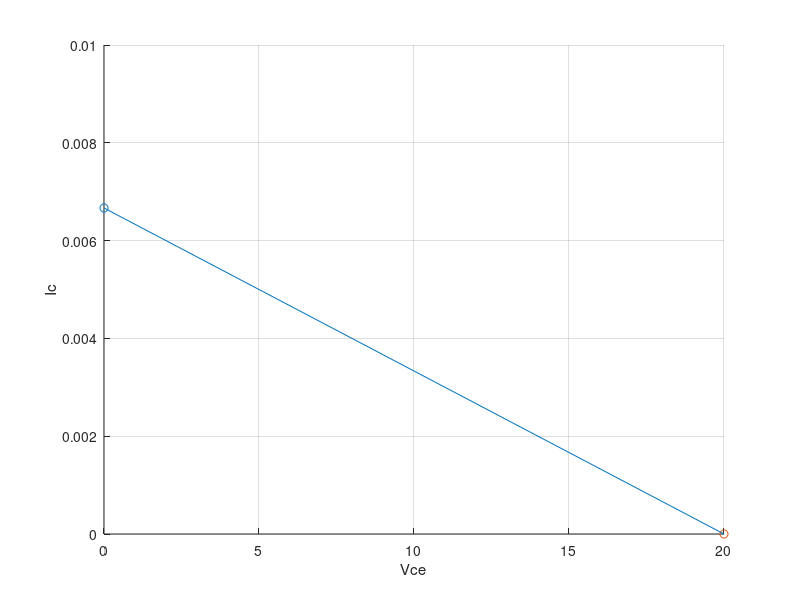
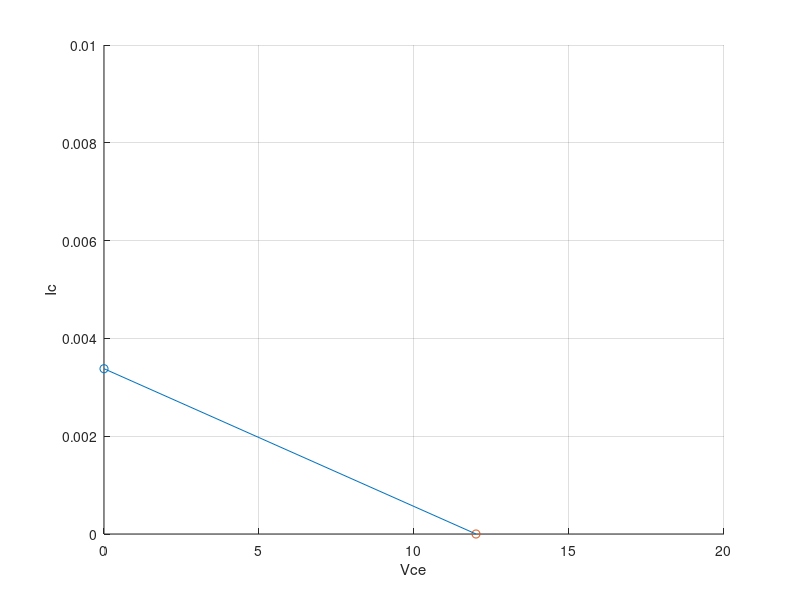

These charts were generated, in order, by the following MATLAB code:
clc; clear all ; close all;
%%
Vce = linspace(0,15,101);
Vcc = 20;Rc = 2000;Re = 1000;beta = 100:200;
Vbe = 0.7; Rb = 772000;


Ic = Vcc- Vce./(Rc);
Icsat = Vcc / (Rc+Re);
figure;scatter(0,Icsat);hold on;scatter(Vcc,0);xlim([0 20]);ylim([0 0.01]);grid on;hold on ;
plot([Vcc 0], [0 Icsat]); hold on;
xlabel('Vce');ylabel('Ic');

%Ib = Vcc - Vbe./(Rb+(beta+1)*Re);
Ib = beta./ Ic;
plot(Ib)
%%
% del parcial
clc; clear all ; close all;
Vce = linspace(0,15,101);
Vcc = 12;Rc = 550;Re = 3000;beta = 100:200;
Vbe = 0.7; Rb = 772000;


Ic = Vcc- Vce./(Rc);
Icsat = Vcc / (Rc+Re);
figure;scatter(0,Icsat);hold on;scatter(Vcc,0);xlim([0 20]);ylim([0 0.01]);grid on;hold on ;
plot([Vcc 0], [0 Icsat]); hold on;
xlabel('Vce');ylabel('Ic');

%Ib = Vcc - Vbe./(Rb+(beta+1)*Re);
Ib = beta./ Ic;
plot(Ib)